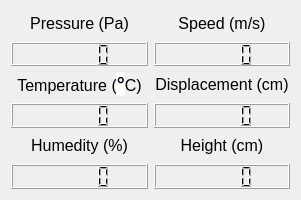
   <widget class="QWidget" name="layoutWidget">
    <property name="geometry">
     <rect>
      <x>960</x>
      <y>50</y>
      <width>301</width>
      <height>200</height>
     </rect>
    </property>
    <layout class="QGridLayout" name="gridLayout">
     <item row="8" column="1">
      <widget class="QLCDNumber" name="lcdNumber_Height"/>
     </item>
     <item row="2" column="1">
      <widget class="QLCDNumber" name="lcdNumber_Speed"/>
     </item>
     <item row="5" column="1">
      <widget class="QLCDNumber" name="lcdNumber_Displacement">
       <property name="smallDecimalPoint">
        <bool>false</bool>
       </property>
      </widget>
     </item>
     <item row="0" column="1">
      <widget class="QLabel" name="label_Speed">
       <property name="text">
        <string>&lt;html&gt;&lt;head/&gt;&lt;body&gt;&lt;p align=&quot;center&quot;&gt;&lt;span style=&quot; font-size:12pt;&quot;&gt;Speed (m/s)&lt;/span&gt;&lt;/p&gt;&lt;/body&gt;&lt;/html&gt;</string>
       </property>
      </widget>
     </item>
     <item row="4" column="1">
      <widget class="QLabel" name="label_Displacement">
       <property name="text">
        <string>&lt;html&gt;&lt;head/&gt;&lt;body&gt;&lt;p align=&quot;center&quot;&gt;&lt;span style=&quot; font-size:12pt;&quot;&gt;Displacement (cm)&lt;/span&gt;&lt;/p&gt;&lt;/body&gt;&lt;/html&gt;</string>
       </property>
      </widget>
     </item>
     <item row="6" column="1">
      <widget class="QLabel" name="label_Height">
       <property name="text">
        <string>&lt;html&gt;&lt;head/&gt;&lt;body&gt;&lt;p align=&quot;center&quot;&gt;&lt;span style=&quot; font-size:12pt;&quot;&gt;Height (cm)&lt;/span&gt;&lt;/p&gt;&lt;/body&gt;&lt;/html&gt;</string>
       </property>
      </widget>
     </item>
     <item row="0" column="0">
      <widget class="QLabel" name="label_Pressure">
       <property name="text">
        <string>&lt;html&gt;&lt;head/&gt;&lt;body&gt;&lt;p align=&quot;center&quot;&gt;&lt;span style=&quot; font-size:12pt;&quot;&gt;Pressure (Pa)&lt;/span&gt;&lt;/p&gt;&lt;/body&gt;&lt;/html&gt;</string>
       </property>
      </widget>
     </item>
     <item row="2" column="0">
      <widget class="QLCDNumber" name="lcdNumber_Pressure"/>
     </item>
     <item row="6" column="0">
      <widget class="QLabel" name="label_Humedity">
       <property name="text">
        <string>&lt;html&gt;&lt;head/&gt;&lt;body&gt;&lt;p align=&quot;center&quot;&gt;&lt;span style=&quot; font-size:12pt;&quot;&gt;Humedity (%)&lt;/span&gt;&lt;/p&gt;&lt;/body&gt;&lt;/html&gt;</string>
       </property>
      </widget>
     </item>
     <item row="8" column="0">
      <widget class="QLCDNumber" name="lcdNumber_Humedity"/>
     </item>
     <item row="5" column="0">
      <widget class="QLCDNumber" name="lcdNumber_Temperature"/>
     </item>
     <item row="4" column="0">
      <widget class="QLabel" name="label_Temperature">
       <property name="text">
        <string>&lt;html&gt;&lt;head/&gt;&lt;body&gt;&lt;p align=&quot;center&quot;&gt;&lt;span style=&quot; font-size:12pt;&quot;&gt;Temperature (&lt;/span&gt;&lt;span style=&quot; font-family:'Google Sans','arial','sans-serif'; font-size:20px; font-weight:500; color:#040c28; background-color:#ffffff;&quot;&gt;°&lt;/span&gt;&lt;span style=&quot; font-size:12pt;&quot;&gt;C)&lt;/span&gt;&lt;/p&gt;&lt;/body&gt;&lt;/html&gt;</string>
       </property>
      </widget>
     </item>
    </layout>
   </widget>
